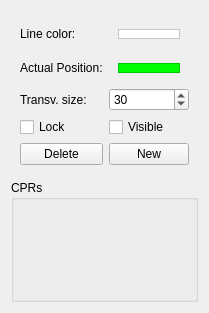
<?xml version="1.0" encoding="UTF-8"?>
<ui version="4.0">
 <class>CPRProperties</class>
 <widget class="QWidget" name="CPRProperties">
  <property name="geometry">
   <rect>
    <x>0</x>
    <y>0</y>
    <width>202</width>
    <height>313</height>
   </rect>
  </property>
  <property name="windowTitle">
   <string>CPR Plugin</string>
  </property>
  <property name="windowIcon">
   <iconset>
    <normaloff>:/static/default/icon/22x22/edit-select.png</normaloff>:/static/default/icon/22x22/edit-select.png</iconset>
  </property>
  <layout class="QVBoxLayout" name="verticalLayout">
   <item>
    <widget class="QWidget" name="widget" native="true">
     <property name="minimumSize">
      <size>
       <width>0</width>
       <height>0</height>
      </size>
     </property>
     <layout class="QGridLayout" name="gridLayout_4">
      <item row="0" column="0">
       <widget class="QLabel" name="label_3">
        <property name="text">
         <string>Line color:</string>
        </property>
       </widget>
      </item>
      <item row="0" column="1">
       <layout class="QHBoxLayout" name="horizontalLayout_4">
        <item>
         <widget class="QWidget" name="widget_2" native="true">
          <property name="minimumSize">
           <size>
            <width>40</width>
            <height>28</height>
           </size>
          </property>
          <property name="maximumSize">
           <size>
            <width>16777215</width>
            <height>28</height>
           </size>
          </property>
          <layout class="QHBoxLayout" name="horizontalLayout_2">
           <item>
            <widget class="QFrame" name="lineColorFrame">
             <property name="minimumSize">
              <size>
               <width>30</width>
               <height>0</height>
              </size>
             </property>
             <property name="maximumSize">
              <size>
               <width>16777215</width>
               <height>14</height>
              </size>
             </property>
             <property name="palette">
              <palette>
               <active>
                <colorrole role="WindowText">
                 <brush brushstyle="SolidPattern">
                  <color alpha="255">
                   <red>0</red>
                   <green>0</green>
                   <blue>0</blue>
                  </color>
                 </brush>
                </colorrole>
                <colorrole role="Button">
                 <brush brushstyle="SolidPattern">
                  <color alpha="255">
                   <red>255</red>
                   <green>255</green>
                   <blue>255</blue>
                  </color>
                 </brush>
                </colorrole>
                <colorrole role="Light">
                 <brush brushstyle="SolidPattern">
                  <color alpha="255">
                   <red>255</red>
                   <green>255</green>
                   <blue>255</blue>
                  </color>
                 </brush>
                </colorrole>
                <colorrole role="Midlight">
                 <brush brushstyle="SolidPattern">
                  <color alpha="255">
                   <red>255</red>
                   <green>255</green>
                   <blue>255</blue>
                  </color>
                 </brush>
                </colorrole>
                <colorrole role="Dark">
                 <brush brushstyle="SolidPattern">
                  <color alpha="255">
                   <red>127</red>
                   <green>127</green>
                   <blue>127</blue>
                  </color>
                 </brush>
                </colorrole>
                <colorrole role="Mid">
                 <brush brushstyle="SolidPattern">
                  <color alpha="255">
                   <red>170</red>
                   <green>170</green>
                   <blue>170</blue>
                  </color>
                 </brush>
                </colorrole>
                <colorrole role="Text">
                 <brush brushstyle="SolidPattern">
                  <color alpha="255">
                   <red>0</red>
                   <green>0</green>
                   <blue>0</blue>
                  </color>
                 </brush>
                </colorrole>
                <colorrole role="BrightText">
                 <brush brushstyle="SolidPattern">
                  <color alpha="255">
                   <red>255</red>
                   <green>255</green>
                   <blue>255</blue>
                  </color>
                 </brush>
                </colorrole>
                <colorrole role="ButtonText">
                 <brush brushstyle="SolidPattern">
                  <color alpha="255">
                   <red>0</red>
                   <green>0</green>
                   <blue>0</blue>
                  </color>
                 </brush>
                </colorrole>
                <colorrole role="Base">
                 <brush brushstyle="SolidPattern">
                  <color alpha="255">
                   <red>255</red>
                   <green>255</green>
                   <blue>255</blue>
                  </color>
                 </brush>
                </colorrole>
                <colorrole role="Window">
                 <brush brushstyle="SolidPattern">
                  <color alpha="255">
                   <red>255</red>
                   <green>255</green>
                   <blue>255</blue>
                  </color>
                 </brush>
                </colorrole>
                <colorrole role="Shadow">
                 <brush brushstyle="SolidPattern">
                  <color alpha="255">
                   <red>0</red>
                   <green>0</green>
                   <blue>0</blue>
                  </color>
                 </brush>
                </colorrole>
                <colorrole role="AlternateBase">
                 <brush brushstyle="SolidPattern">
                  <color alpha="255">
                   <red>255</red>
                   <green>255</green>
                   <blue>255</blue>
                  </color>
                 </brush>
                </colorrole>
                <colorrole role="ToolTipBase">
                 <brush brushstyle="SolidPattern">
                  <color alpha="255">
                   <red>255</red>
                   <green>255</green>
                   <blue>220</blue>
                  </color>
                 </brush>
                </colorrole>
                <colorrole role="ToolTipText">
                 <brush brushstyle="SolidPattern">
                  <color alpha="255">
                   <red>0</red>
                   <green>0</green>
                   <blue>0</blue>
                  </color>
                 </brush>
                </colorrole>
               </active>
               <inactive>
                <colorrole role="WindowText">
                 <brush brushstyle="SolidPattern">
                  <color alpha="255">
                   <red>0</red>
                   <green>0</green>
                   <blue>0</blue>
                  </color>
                 </brush>
                </colorrole>
                <colorrole role="Button">
                 <brush brushstyle="SolidPattern">
                  <color alpha="255">
                   <red>255</red>
                   <green>255</green>
                   <blue>255</blue>
                  </color>
                 </brush>
                </colorrole>
                <colorrole role="Light">
                 <brush brushstyle="SolidPattern">
                  <color alpha="255">
                   <red>255</red>
                   <green>255</green>
                   <blue>255</blue>
                  </color>
                 </brush>
                </colorrole>
                <colorrole role="Midlight">
                 <brush brushstyle="SolidPattern">
                  <color alpha="255">
                   <red>255</red>
                   <green>255</green>
                   <blue>255</blue>
                  </color>
                 </brush>
                </colorrole>
                <colorrole role="Dark">
                 <brush brushstyle="SolidPattern">
                  <color alpha="255">
                   <red>127</red>
                   <green>127</green>
                   <blue>127</blue>
                  </color>
                 </brush>
                </colorrole>
                <colorrole role="Mid">
                 <brush brushstyle="SolidPattern">
                  <color alpha="255">
                   <red>170</red>
                   <green>170</green>
                   <blue>170</blue>
                  </color>
                 </brush>
                </colorrole>
                <colorrole role="Text">
                 <brush brushstyle="SolidPattern">
                  <color alpha="255">
                   <red>0</red>
                   <green>0</green>
                   <blue>0</blue>
                  </color>
                 </brush>
                </colorrole>
                <colorrole role="BrightText">
                 <brush brushstyle="SolidPattern">
                  <color alpha="255">
                   <red>255</red>
                   <green>255</green>
                   <blue>255</blue>
                  </color>
                 </brush>
                </colorrole>
                <colorrole role="ButtonText">
                 <brush brushstyle="SolidPattern">
                  <color alpha="255">
                   <red>0</red>
                   <green>0</green>
                   <blue>0</blue>
                  </color>
                 </brush>
                </colorrole>
                <colorrole role="Base">
                 <brush brushstyle="SolidPattern">
                  <color alpha="255">
                   <red>255</red>
                   <green>255</green>
                   <blue>255</blue>
                  </color>
                 </brush>
                </colorrole>
                <colorrole role="Window">
                 <brush brushstyle="SolidPattern">
                  <color alpha="255">
                   <red>255</red>
                   <green>255</green>
                   <blue>255</blue>
                  </color>
                 </brush>
                </colorrole>
                <colorrole role="Shadow">
                 <brush brushstyle="SolidPattern">
                  <color alpha="255">
                   <red>0</red>
                   <green>0</green>
                   <blue>0</blue>
                  </color>
                 </brush>
                </colorrole>
                <colorrole role="AlternateBase">
                 <brush brushstyle="SolidPattern">
                  <color alpha="255">
                   <red>255</red>
                   <green>255</green>
                   <blue>255</blue>
                  </color>
                 </brush>
                </colorrole>
                <colorrole role="ToolTipBase">
                 <brush brushstyle="SolidPattern">
                  <color alpha="255">
                   <red>255</red>
                   <green>255</green>
                   <blue>220</blue>
                  </color>
                 </brush>
                </colorrole>
                <colorrole role="ToolTipText">
                 <brush brushstyle="SolidPattern">
                  <color alpha="255">
                   <red>0</red>
                   <green>0</green>
                   <blue>0</blue>
                  </color>
                 </brush>
                </colorrole>
               </inactive>
               <disabled>
                <colorrole role="WindowText">
                 <brush brushstyle="SolidPattern">
                  <color alpha="255">
                   <red>127</red>
                   <green>127</green>
                   <blue>127</blue>
                  </color>
                 </brush>
                </colorrole>
                <colorrole role="Button">
                 <brush brushstyle="SolidPattern">
                  <color alpha="255">
                   <red>255</red>
                   <green>255</green>
                   <blue>255</blue>
                  </color>
                 </brush>
                </colorrole>
                <colorrole role="Light">
                 <brush brushstyle="SolidPattern">
                  <color alpha="255">
                   <red>255</red>
                   <green>255</green>
                   <blue>255</blue>
                  </color>
                 </brush>
                </colorrole>
                <colorrole role="Midlight">
                 <brush brushstyle="SolidPattern">
                  <color alpha="255">
                   <red>255</red>
                   <green>255</green>
                   <blue>255</blue>
                  </color>
                 </brush>
                </colorrole>
                <colorrole role="Dark">
                 <brush brushstyle="SolidPattern">
                  <color alpha="255">
                   <red>127</red>
                   <green>127</green>
                   <blue>127</blue>
                  </color>
                 </brush>
                </colorrole>
                <colorrole role="Mid">
                 <brush brushstyle="SolidPattern">
                  <color alpha="255">
                   <red>170</red>
                   <green>170</green>
                   <blue>170</blue>
                  </color>
                 </brush>
                </colorrole>
                <colorrole role="Text">
                 <brush brushstyle="SolidPattern">
                  <color alpha="255">
                   <red>127</red>
                   <green>127</green>
                   <blue>127</blue>
                  </color>
                 </brush>
                </colorrole>
                <colorrole role="BrightText">
                 <brush brushstyle="SolidPattern">
                  <color alpha="255">
                   <red>255</red>
                   <green>255</green>
                   <blue>255</blue>
                  </color>
                 </brush>
                </colorrole>
                <colorrole role="ButtonText">
                 <brush brushstyle="SolidPattern">
                  <color alpha="255">
                   <red>127</red>
                   <green>127</green>
                   <blue>127</blue>
                  </color>
                 </brush>
                </colorrole>
                <colorrole role="Base">
                 <brush brushstyle="SolidPattern">
                  <color alpha="255">
                   <red>255</red>
                   <green>255</green>
                   <blue>255</blue>
                  </color>
                 </brush>
                </colorrole>
                <colorrole role="Window">
                 <brush brushstyle="SolidPattern">
                  <color alpha="255">
                   <red>255</red>
                   <green>255</green>
                   <blue>255</blue>
                  </color>
                 </brush>
                </colorrole>
                <colorrole role="Shadow">
                 <brush brushstyle="SolidPattern">
                  <color alpha="255">
                   <red>0</red>
                   <green>0</green>
                   <blue>0</blue>
                  </color>
                 </brush>
                </colorrole>
                <colorrole role="AlternateBase">
                 <brush brushstyle="SolidPattern">
                  <color alpha="255">
                   <red>255</red>
                   <green>255</green>
                   <blue>255</blue>
                  </color>
                 </brush>
                </colorrole>
                <colorrole role="ToolTipBase">
                 <brush brushstyle="SolidPattern">
                  <color alpha="255">
                   <red>255</red>
                   <green>255</green>
                   <blue>220</blue>
                  </color>
                 </brush>
                </colorrole>
                <colorrole role="ToolTipText">
                 <brush brushstyle="SolidPattern">
                  <color alpha="255">
                   <red>0</red>
                   <green>0</green>
                   <blue>0</blue>
                  </color>
                 </brush>
                </colorrole>
               </disabled>
              </palette>
             </property>
             <property name="styleSheet">
              <string notr="true">background-color: rgb(255, 255, 255);</string>
             </property>
             <property name="frameShape">
              <enum>QFrame::StyledPanel</enum>
             </property>
             <property name="frameShadow">
              <enum>QFrame::Raised</enum>
             </property>
            </widget>
           </item>
          </layout>
         </widget>
        </item>
       </layout>
      </item>
      <item row="5" column="1">
       <widget class="QPushButton" name="newCPRButton">
        <property name="text">
         <string>New</string>
        </property>
        <property name="icon">
         <iconset resource="../../../../measure/resources/ui/qt/resources.qrc">
          <normaloff>:/static/default/icon/22x22/document-new.png</normaloff>:/static/default/icon/22x22/document-new.png</iconset>
        </property>
       </widget>
      </item>
      <item row="5" column="0">
       <widget class="QPushButton" name="deleteCPRButton">
        <property name="text">
         <string>Delete</string>
        </property>
        <property name="icon">
         <iconset resource="../../../../measure/resources/ui/qt/resources.qrc">
          <normaloff>:/static/default/icon/22x22/edit-delete.png</normaloff>:/static/default/icon/22x22/edit-delete.png</iconset>
        </property>
       </widget>
      </item>
      <item row="4" column="0">
       <widget class="QCheckBox" name="lock">
        <property name="text">
         <string>Lock</string>
        </property>
       </widget>
      </item>
      <item row="4" column="1">
       <widget class="QCheckBox" name="visible">
        <property name="text">
         <string>Visible</string>
        </property>
       </widget>
      </item>
      <item row="1" column="0">
       <widget class="QLabel" name="label">
        <property name="text">
         <string>Actual Position:</string>
        </property>
       </widget>
      </item>
      <item row="1" column="1">
       <layout class="QHBoxLayout" name="horizontalLayout">
        <item>
         <widget class="QWidget" name="widget_3" native="true">
          <property name="minimumSize">
           <size>
            <width>40</width>
            <height>28</height>
           </size>
          </property>
          <property name="maximumSize">
           <size>
            <width>16777215</width>
            <height>28</height>
           </size>
          </property>
          <layout class="QHBoxLayout" name="horizontalLayout_5">
           <item>
            <widget class="QFrame" name="actualLineColorFrame">
             <property name="minimumSize">
              <size>
               <width>30</width>
               <height>0</height>
              </size>
             </property>
             <property name="maximumSize">
              <size>
               <width>16777215</width>
               <height>14</height>
              </size>
             </property>
             <property name="palette">
              <palette>
               <active>
                <colorrole role="Button">
                 <brush brushstyle="SolidPattern">
                  <color alpha="255">
                   <red>0</red>
                   <green>255</green>
                   <blue>0</blue>
                  </color>
                 </brush>
                </colorrole>
                <colorrole role="Base">
                 <brush brushstyle="SolidPattern">
                  <color alpha="255">
                   <red>0</red>
                   <green>255</green>
                   <blue>0</blue>
                  </color>
                 </brush>
                </colorrole>
                <colorrole role="Window">
                 <brush brushstyle="SolidPattern">
                  <color alpha="255">
                   <red>0</red>
                   <green>255</green>
                   <blue>0</blue>
                  </color>
                 </brush>
                </colorrole>
               </active>
               <inactive>
                <colorrole role="Button">
                 <brush brushstyle="SolidPattern">
                  <color alpha="255">
                   <red>0</red>
                   <green>255</green>
                   <blue>0</blue>
                  </color>
                 </brush>
                </colorrole>
                <colorrole role="Base">
                 <brush brushstyle="SolidPattern">
                  <color alpha="255">
                   <red>0</red>
                   <green>255</green>
                   <blue>0</blue>
                  </color>
                 </brush>
                </colorrole>
                <colorrole role="Window">
                 <brush brushstyle="SolidPattern">
                  <color alpha="255">
                   <red>0</red>
                   <green>255</green>
                   <blue>0</blue>
                  </color>
                 </brush>
                </colorrole>
               </inactive>
               <disabled>
                <colorrole role="Button">
                 <brush brushstyle="SolidPattern">
                  <color alpha="255">
                   <red>0</red>
                   <green>255</green>
                   <blue>0</blue>
                  </color>
                 </brush>
                </colorrole>
                <colorrole role="Base">
                 <brush brushstyle="SolidPattern">
                  <color alpha="255">
                   <red>0</red>
                   <green>255</green>
                   <blue>0</blue>
                  </color>
                 </brush>
                </colorrole>
                <colorrole role="Window">
                 <brush brushstyle="SolidPattern">
                  <color alpha="255">
                   <red>0</red>
                   <green>255</green>
                   <blue>0</blue>
                  </color>
                 </brush>
                </colorrole>
               </disabled>
              </palette>
             </property>
             <property name="styleSheet">
              <string notr="true">background-color: rgb(0, 255, 0);</string>
             </property>
             <property name="frameShape">
              <enum>QFrame::StyledPanel</enum>
             </property>
             <property name="frameShadow">
              <enum>QFrame::Raised</enum>
             </property>
            </widget>
           </item>
          </layout>
         </widget>
        </item>
       </layout>
      </item>
      <item row="2" column="0">
       <widget class="QLabel" name="label_2">
        <property name="text">
         <string>Transv. size:</string>
        </property>
       </widget>
      </item>
      <item row="2" column="1">
       <widget class="QSpinBox" name="transversalSize">
        <property name="minimum">
         <number>1</number>
        </property>
        <property name="value">
         <number>30</number>
        </property>
       </widget>
      </item>
     </layout>
    </widget>
   </item>
   <item>
    <widget class="QGroupBox" name="cprGroup">
     <property name="title">
      <string>CPRs</string>
     </property>
    </widget>
   </item>
  </layout>
 </widget>
 <resources>
  <include location="resources.qrc"/>
  <include location="../../../../measure/resources/ui/qt/resources.qrc"/>
 </resources>
 <connections/>
</ui>
